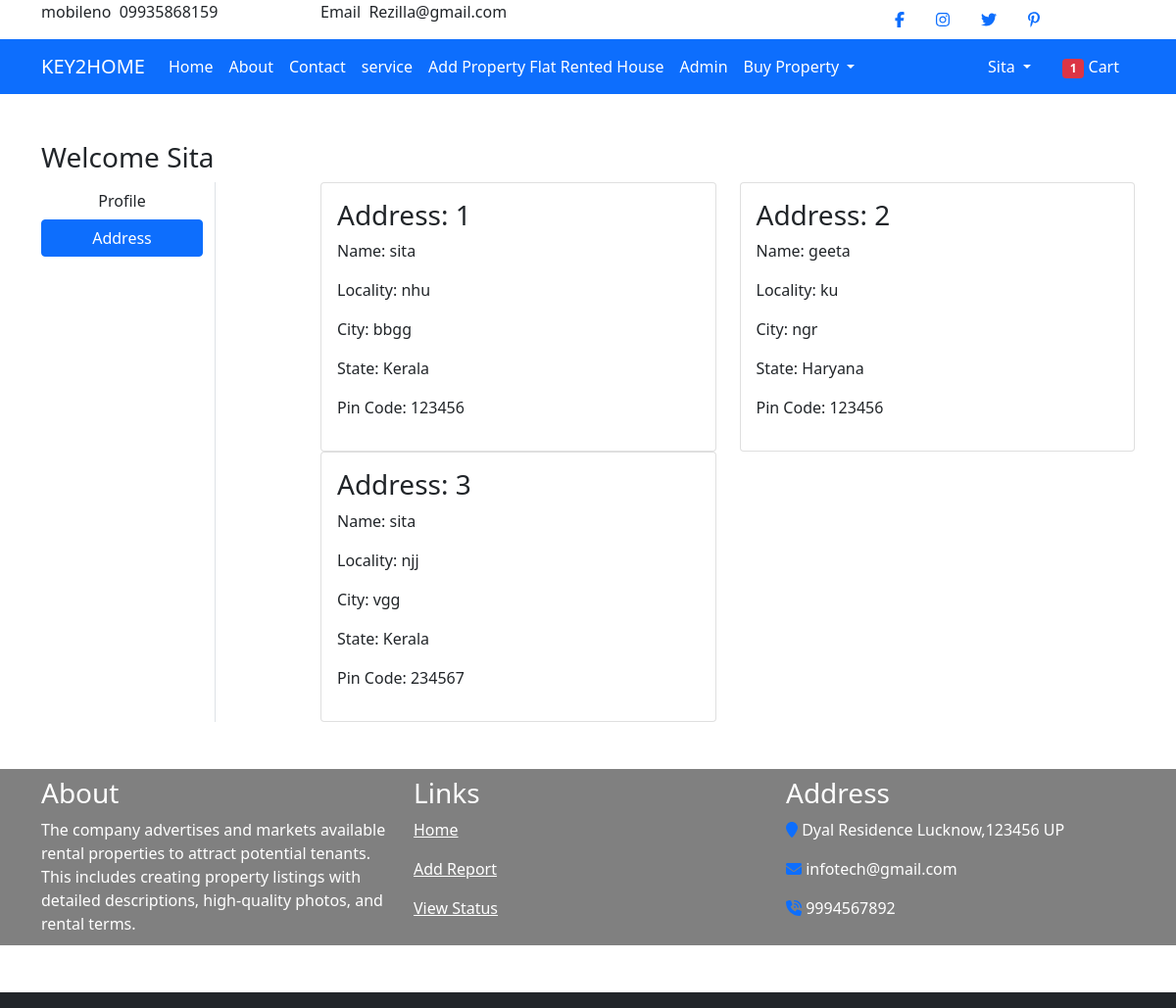
The page /address/ (signed in) on the database its author committed.
### app/models.py (models this page shows, shortened)
class Customer(models.Model):
 user = models.ForeignKey(User, on_delete=models.CASCADE)
 name = models.CharField(max_length=200)
 locality = models.CharField(max_length=200)
 city = models.CharField(max_length=50)
 zipcode = models.IntegerField()
 state = models.CharField(choices=STATE_CHOICES, max_length=50)

### app/views.py (the view)
# urls.py: path('address/', views.address, name='address'),
@login_required
def address(request):
	totalitem = 0
	if request.user.is_authenticated:
		totalitem = len(Cart.objects.filter(user=request.user))
	add = Customer.objects.filter(user=request.user)
	return render(request, 'app/address.html', {'add':add, 'active':'btn-primary', 'totalitem':totalitem})

### app/templates/app/address.html (shortened to what this page needs)
{% extends 'app/base.html' %}
{% load static %}
{% block main-content %}
<div class="container my-5">
 <div class="row">
 <h3>Welcome <span class="text-capitalize">{{request.user}}</span></h3>
  <div class="col-sm-2 border-end">
   <ul class="list-unstyled">
    <li class="d-grid"><a href="{% url 'profile' %}" class="btn">Profile</a></li>
    <li class="d-grid"><a href="{% url 'address' %}" class="btn {{active}}">Address</a></li>
   </ul>
  </div>
  <div class="col-sm-9 offset-sm-1">
   <div class="row">
    {% for ad in add %}
     <div class="col-sm-6">
     <div class="card">
      <div class="card-body">
       <h3>Address: {{ forloop.counter }}</h3>
       <p>Name: {{ad.name}}</p>
       <p>Locality: {{ad.locality}}</p>
       <p>City: {{ad.city}}</p>
       <p>State: {{ad.state}}</p>
       <p>Pin Code: {{ad.zipcode}}</p>
      </div>
     </div>
    </div>
    {% endfor %}
   </div>
  </div>
 </div>
</div>
{% endblock main-content %}

### app/templates/app/base.html (shortened to what this page needs)
<!doctype html>
{% load static %}
<html lang="en">
  <head>
    <link href="https://cdn.jsdelivr.net/npm/bootstrap@5.0.0-beta1/dist/css/bootstrap.min.css" rel="stylesheet">
    <link rel="stylesheet" href="{% static 'app/css/owl.carousel.min.css' %}">
    <link rel="stylesheet" href="{% static 'app/css/all.min.css' %}">
    <link rel="stylesheet" href="{% static 'app/css/style.css' %}">
  </head>
  <body>
  <div class="container">
      <div class="row">
  <div class="col-3">
mobileno &nbsp;09935868159
  </div>
      <div class="col-3">
    Email &nbsp;Rezilla@gmail.com
  </div>
      <div class="col-3">
  </div>
  <div class="col-3 d-flex mr-1">
        <a class="nav-link" href="#"><i class="fab fa-facebook-f"></i></a>
        <a class="nav-link" href="#"><i class="fab fa-instagram"></i></a>
        <a class="nav-link" href="#"><i class="fab fa-twitter"></i></a>
        <a class="nav-link" href="#"><i class="fab fa-pinterest-p"></i></a>
  </div>
</div>
  </div>
    <nav class="navbar navbar-expand-lg navbar-dark bg-primary">
     <div class="container" >
       <a class="navbar-brand" href="/">KEY2HOME</a>
       <div class="collapse navbar-collapse" id="navbarSupportedContent">
         <ul class="navbar-nav me-auto mb-2 mb-lg-0">
           <li class="nav-item">
             <a class="nav-link active" aria-current="page" href="/">Home</a>
           </li>
             <li class="nav-item">
             <a class="nav-link active" aria-current="page" href="{% url 'about' %}">About</a>
           </li>
             <li class="nav-item">
             <a class="nav-link active" aria-current="page" href="{% url 'contact' %}">Contact</a>
           </li>
             <li class="nav-item">
             <a class="nav-link active" aria-current="page" href="{% url 'service' %}">service</a>
           </li>
             <li class="nav-item">
             <a class="nav-link active" aria-current="page" href="{% url 'create_product' %}">Add Property Flat Rented House</a>
           </li>
             <li class="nav-item">
             <a class="nav-link active" aria-current="page" href="{% url 'admin:index' %}">Admin</a>
           </li>
           <li class="nav-item dropdown">
             <a class="nav-link dropdown-toggle text-white" href="#" id="electronicsDropdown" role="button" data-bs-toggle="dropdown" aria-expanded="false">
               Buy Property
             </a>
           </li>
         </ul>
         <div>
          <ul class="navbar-nav me-auto mb-2 mb-lg-0">
          {% if request.user.is_authenticated %}
           <li class="nav-item dropdown mx-2">
              <a class="nav-link dropdown-toggle text-white" href="#" id="profileDropdown" role="button" data-bs-toggle="dropdown" aria-expanded="false">
                {{request.user.username|capfirst}}
              </a>
            </li>
            <li class="nav-item mx-2">
              <a href="{% url 'showcart' %}" class="nav-link text-white"><span class="badge bg-danger">{{totalitem}}</span> Cart </a>
            </li>
            {% endif %}
          </ul>
         </div>
       </div>
     </div>
    </nav>
    {% block main-content %} {% endblock main-content %}
  {% include 'app/footer.html' %}
    <footer class="container-fluid bg-dark text-center p-2 mt-5">
    </footer>
  </body>
</html>

### rows shown on the page
Customer: name "sita", locality "nhu", city "bbgg", state "Kerala", zipcode "123456"
Customer: name "geeta", locality "ku", city "ngr", state "Haryana", zipcode "123456"
Customer: name "sita", locality "njj", city "vgg", state "Kerala", zipcode "234567"

### other values the page prints
{{ request.user.username|capfirst }} "Sita"
{{ totalitem }} "1"
{{ request.user }} "Sita"
